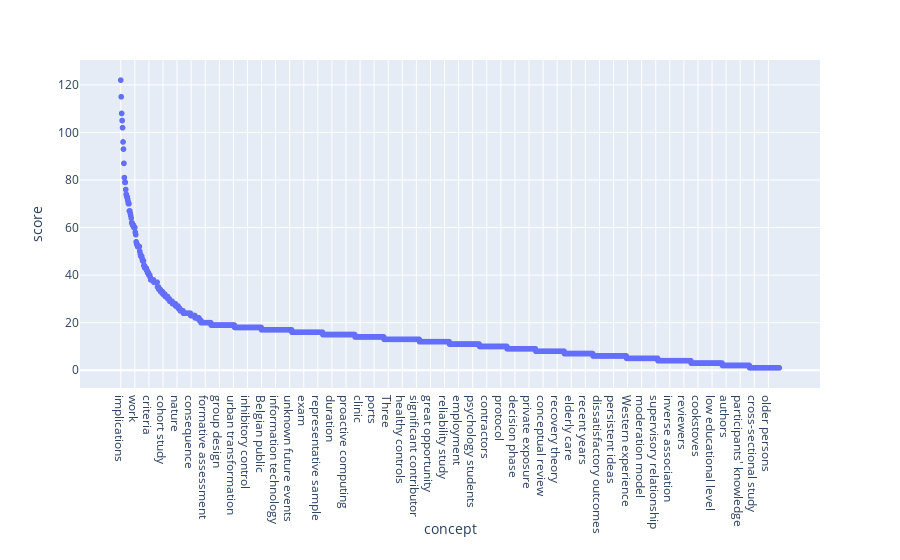

Notebook source saved alongside this figure:
### Code cell
px.scatter(df_by_year.query("year==2015"), x="concept", y="score")

### Figure 1 — Plotly figure (JSON) as saved in the notebook; plotly's stock layout.template omitted (floating-point values rounded to 4 significant figures; data arrays with more than 128 entries replaced by an {"elided": "..."} marker saying what was removed)
{"data": [{"hoverlabel": {"namelength": 0}, "hovertemplate": "concept=%{x}<br>score=%{y}", "legendgroup": "", "marker": {"color": "#636efa", "symbol": "circle"}, "mode": "markers", "name": "", "showlegend": false, "type": "scattergl", "uid": "71e335d0-083f-4bea-8841-9845f382a247", "x": {"elided": "1451 str values"}, "xaxis": "x", "y": {"elided": "1451 int values"}, "yaxis": "y"}], "layout": {"autosize": true, "grid": {"xaxes": ["x"], "xgap": 0.1, "xside": "bottom", "yaxes": ["y"], "ygap": 0.1, "yside": "left"}, "legend": {"tracegroupgap": 0}, "margin": {"t": 60}, "xaxis": {"autorange": true, "range": [-83.57, 1534.0], "title": {"text": "concept"}, "type": "category"}, "yaxis": {"autorange": true, "range": [-7.815, 130.8], "title": {"text": "score"}, "type": "linear"}}}
